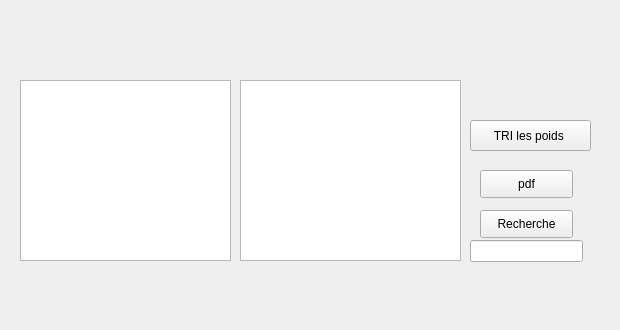
      <widget class="QWidget" name="tab_6">
       <attribute name="title">
        <string>Afficher les bagages</string>
       </attribute>
       <widget class="QPushButton" name="bagages_tri">
        <property name="geometry">
         <rect>
          <x>470</x>
          <y>120</y>
          <width>121</width>
          <height>31</height>
         </rect>
        </property>
        <property name="text">
         <string>TRI les poids </string>
        </property>
       </widget>
       <widget class="QTableView" name="tableView">
        <property name="geometry">
         <rect>
          <x>240</x>
          <y>80</y>
          <width>221</width>
          <height>181</height>
         </rect>
        </property>
       </widget>
       <widget class="QLabel" name="label_38">
        <property name="geometry">
         <rect>
          <x>0</x>
          <y>-10</y>
          <width>611</width>
          <height>321</height>
         </rect>
        </property>
        <property name="text">
         <string/>
        </property>
        <property name="pixmap">
         <pixmap>../../../Downloads/back bag (1).jpg</pixmap>
        </property>
       </widget>
       <widget class="QPushButton" name="bagages_pdf">
        <property name="geometry">
         <rect>
          <x>480</x>
          <y>170</y>
          <width>93</width>
          <height>28</height>
         </rect>
        </property>
        <property name="text">
         <string>pdf</string>
        </property>
       </widget>
       <widget class="QPushButton" name="bagages_recherche">
        <property name="geometry">
         <rect>
          <x>480</x>
          <y>210</y>
          <width>93</width>
          <height>28</height>
         </rect>
        </property>
        <property name="text">
         <string>Recherche</string>
        </property>
       </widget>
       <widget class="QLineEdit" name="recherche_">
        <property name="geometry">
         <rect>
          <x>470</x>
          <y>240</y>
          <width>113</width>
          <height>22</height>
         </rect>
        </property>
       </widget>
       <widget class="QTableView" name="tab_bagages">
        <property name="geometry">
         <rect>
          <x>20</x>
          <y>80</y>
          <width>211</width>
          <height>181</height>
         </rect>
        </property>
       </widget>
       <zorder>label_38</zorder>
       <zorder>bagages_tri</zorder>
       <zorder>tableView</zorder>
       <zorder>bagages_pdf</zorder>
       <zorder>bagages_recherche</zorder>
       <zorder>recherche_</zorder>
       <zorder>tab_bagages</zorder>
      </widget>
